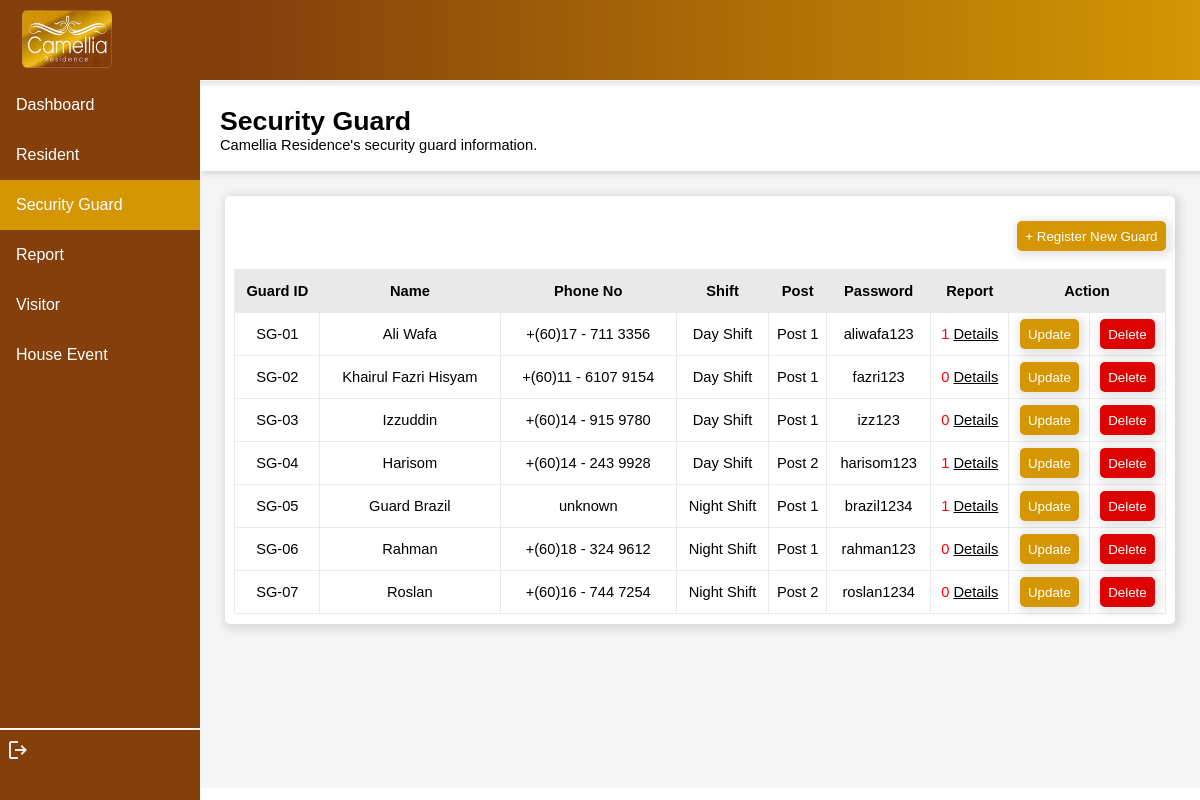
The app's page /camelliaresidence/adminguard/AD-01 with its own data.
### residentialvisitor/models.py (models this page shows)
class Guard(models.Model):
    guardID = models.CharField(max_length=5, primary_key=True)
    guardName = models.TextField(max_length=255)
    guardPhoneno = models.CharField(max_length=20)
    guardPost = models.CharField(max_length=6, default="Post 1")
    guardShift = models.CharField(max_length=15, default="Day Shift")
    guardPassword = models.CharField(max_length=10)

### residentialvisitor/views.py (the view)
# urls.py: path('adminguard/<str:adminID>', views.admin_guard, name='admin_guard'),
def admin_guard(request, adminID):
    myadmin = Admin.objects.get(adminID=adminID)
    myguard = Guard.objects.annotate(numOfReport=Count('reportguard'))
    dict = {
        'myadmin':myadmin,
        'myguard':myguard,
    }
    return render(request, 'admin_guard.html', dict)

### residentialvisitor/templates/admin_guard.html (shortened to what this page needs)
<!DOCTYPE html>
<html lang="en">
<head>
</head>
<body>
    {% load static %}
    <header>
        <img src="{% static 'logo.png' %}" alt="" width="90px" height="58px" style="float: left; margin-left: 1%;">
    </header>
    <div class="sidenav">
        <a href="{% url 'admin_dashboard' myadmin.adminID %}" id="page">Dashboard</a>
        <a href="{% url 'admin_resident' myadmin.adminID %}" id="page">Resident</a>
        <a href="{% url 'admin_guard' myadmin.adminID %}" class="active" id="page">Security Guard</a>
        <a href="{% url 'admin_report' myadmin.adminID %}" id="page">Report</a>
        <a href="{% url 'admin_visitor' myadmin.adminID %}" id="page">Visitor</a>
        <a href="{% url 'admin_event' myadmin.adminID %}" id="page">House Event</a>
        <br>
        <hr>
        <a href="{% url 'resident_login' %}" style="margin-left: 3%;"><svg xmlns="http://www.w3.org/2000/svg" height="24px" viewBox="0 -960 960 960" width="24px" fill="#e8eaed"><path d="M200-120q-33 0-56.5-23.5T120-200v-560q0-33 23.5-56.5T200-840h280v80H200v560h280v80H200Zm440-160-55-58 102-102H360v-80h327L585-622l55-58 200 200-200 200Z"/></svg></a>
    </div>
    <div class="content">
        <div id="title">
            <p><span style="font-size: 20pt; font-weight: bold;">Security Guard <br></span>Camellia Residence's security guard information.</p>
        </div>
        <div style="display: flex; margin: 1%; justify-content: center; height: max-content;">
            <div class="info" style="width: 100%; height: max-content;">
                <p style="font-size: 12pt; font-weight: bold;"> <button style="float: right;" ><a href="registerguard/{{myadmin.adminID}}">+ Register New Guard</a></button></p><br><br><br>
                <table>
                    <tr>
                        <th>Guard ID</th>
                        <th>Name</th>
                        <th>Phone No</th>
                        <th>Shift</th>
                        <th>Post</th>
                        <th>Password</th>
                        <th>Report</th>
                        <th colspan="2">Action</th>
                    </tr>
                    {% for x in myguard %}
                    <tr>
                        <td>{{x.guardID}}</td>
                        <td>{{x.guardName}}</td>
                        <td>{{x.guardPhoneno}}</td>
                        <td>{{x.guardShift}}</td>
                        <td>{{x.guardPost}}</td>
                        <td>{{x.guardPassword}}</td>
                        <td><span style="color: red;">{{x.numOfReport}} </span><a href="{% url 'admin_report' myadmin.adminID %}" style="color: black; width: min-content;"><u>Details</u></a></td>
                        <td><button><a href="updateguard/{{myadmin.adminID}}/{{x.guardID}}">Update</a></button></td>
                        <td>
                            <form method="post" action="{% url 'admindelete_guard' myadmin.adminID  x.guardID %}" onsubmit="return confirmDelete(this);">
                                <button type="submit" style="background-color: rgb(222, 3, 3); color: white;" id="d">Delete</button>
                            </form>
                        </td>
                    </tr>
                    {% endfor %}
                </table>
            </div>
        </div>
    </div>
</body>
</html>

### residentialvisitor/templates/admin_guard.html (style rules this page uses)
body { margin: 0%; top: 0; font-family: Verdana, Geneva, Tahoma, sans-serif; }
header { background-image: linear-gradient(270deg, rgba(212, 150, 3, 1) 0%, rgba(132, 63, 11, 1) 80%); height: 70px; border-bottom: 1px solid whitesmoke; padding-top: 10px; padding-left: 10px; top: 0; position: sticky; background-color: white; box-shadow: 2px 4px 4px rgba(0, 0, 0, 0.1); }
.sidenav { height: 100%; width: 200px; position: fixed; z-index: 1; top: 80px; left: 0; background-color: #843F0B; overflow-x: hidden; }
.sidenav #page { display: block; color: white; padding: 16px; text-decoration: none; }
.sidenav #page.active { background-color: #d49603; color: white; }
div.content { margin-left: 200px; height: 707px; background-color: whitesmoke; font-size: 11pt; }
#title { background-color: white; box-shadow: 2px 4px 4px rgba(0, 0, 0, 0.1); height: 80px; padding-left: 2%; padding-top: 1%; }
.info { background-color: white; box-shadow: 2px 2px 8px 4px rgba(0, 0, 0, 0.1); border-radius: 5px; padding: 1%; margin: 1.5%; }
hr { border: 0.5px solid whitesmoke; margin-top: 330px; }
button { padding-right: 8px; padding-left: 8px; height: 30px; border-radius: 5px; box-shadow: 2px 2px 8px 4px rgba(0, 0, 0, 0.1); border: 0; background-color: #d49603; }
a { text-decoration: none; color: white; }
table,tr,th,td { border: rgb(233, 233, 233) solid 1px; border-collapse: collapse; width: 100%; }
tr,th,td { height: 40px; width: max-content; text-align: center; }
th { background-color: rgb(233, 233, 233); }

### records on screen
Guard: guardID "SG-01", guardName "Ali Wafa", guardPhoneno "+(60)17 - 711 3356", guardShift "Day Shift", guardPost "Post 1", guardPassword "aliwafa123", numOfReport "1"
Guard: guardID "SG-02", guardName "Khairul Fazri Hisyam", guardPhoneno "+(60)11 - 6107 9154", guardShift "Day Shift", guardPost "Post 1", guardPassword "fazri123", numOfReport "0"
Guard: guardID "SG-03", guardName "Izzuddin", guardPhoneno "+(60)14 - 915 9780", guardShift "Day Shift", guardPost "Post 1", guardPassword "izz123", numOfReport "0"
Guard: guardID "SG-04", guardName "Harisom", guardPhoneno "+(60)14 - 243 9928", guardShift "Day Shift", guardPost "Post 2", guardPassword "harisom123", numOfReport "1"
Guard: guardID "SG-05", guardName "Guard Brazil", guardPhoneno "unknown", guardShift "Night Shift", guardPost "Post 1", guardPassword "brazil1234", numOfReport "1"
Guard: guardID "SG-06", guardName "Rahman", guardPhoneno "+(60)18 - 324 9612", guardShift "Night Shift", guardPost "Post 1", guardPassword "rahman123", numOfReport "0"
Guard: guardID "SG-07", guardName "Roslan", guardPhoneno "+(60)16 - 744 7254", guardShift "Night Shift", guardPost "Post 2", guardPassword "roslan1234", numOfReport "0"
